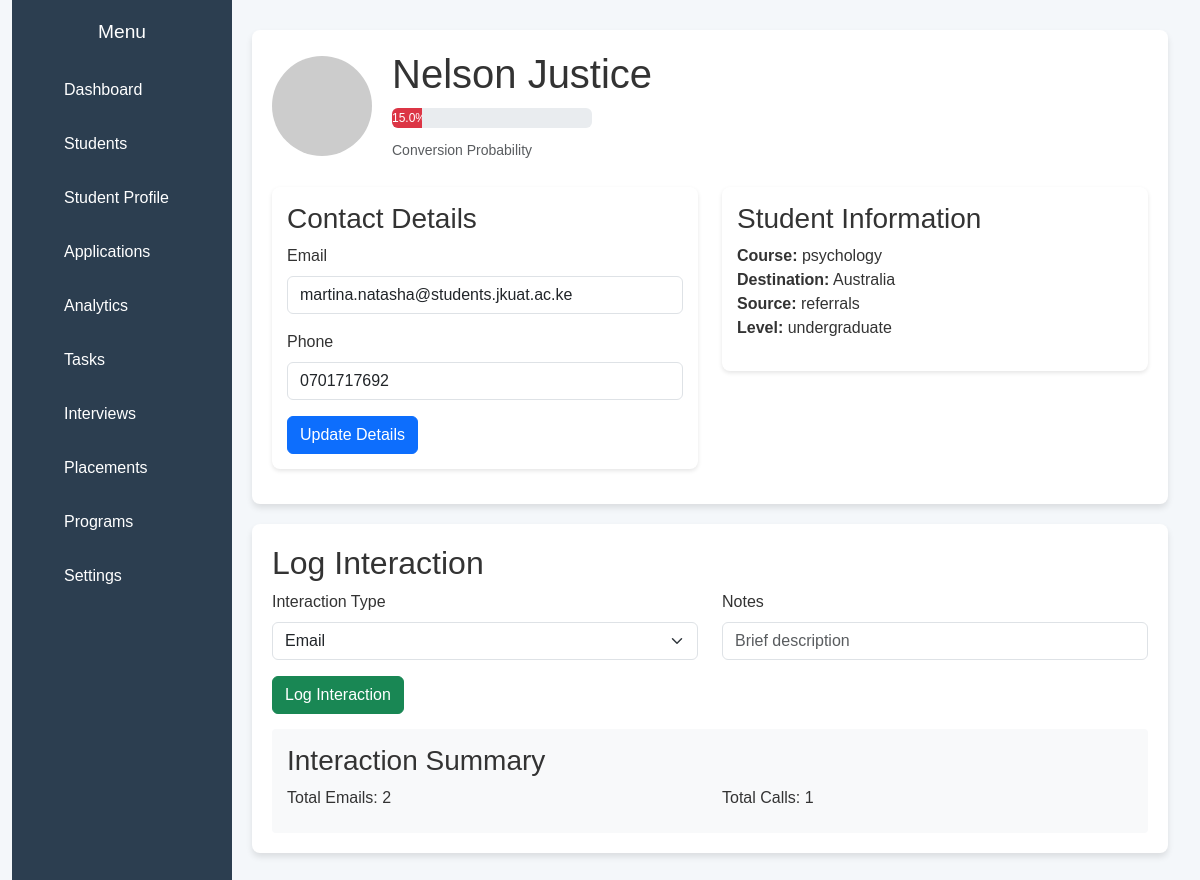
Page /student/Nelson Justice on the committed database.
### tables this page shows
CREATE TABLE students (
            id INTEGER PRIMARY KEY AUTOINCREMENT,
            name TEXT NOT NULL,
            source TEXT NOT NULL,
            response TEXT NOT NULL,
            destination TEXT NOT NULL,
            course_of_study TEXT NOT NULL,
            level_of_study TEXT NOT NULL,
            email TEXT,
            phone TEXT,
            created_at DATETIME,
            conversion_probability FLOAT,
            email_responses INTEGER DEFAULT 0,
            call_responses INTEGER DEFAULT 0
        );

### app.py (the view)
@app.route("/student/<name>")
def student_profile(name):
    student = get_student_by_name(name)
    if student:
        return render_template("profile.html", student=student, page="student_profile")
    return redirect(url_for('students'))

### app.py (called while the page is built)
@app.context_processor
def utility_processor():
    def is_active_page(page):
        return 'active' if request.endpoint == page else ''
    return dict(is_active_page=is_active_page)

### database.py (called while the page is built)
def get_student_by_name(name):
    conn = sqlite3.connect(DB_PATH)
    conn.row_factory = sqlite3.Row
    c = conn.cursor()
    c.execute('SELECT * FROM students WHERE name = ?', (name,))
    student = c.fetchone()
    conn.close()
    return dict(student) if student else None

### templates/profile.html (shortened to what this page needs)
<!DOCTYPE html>
<html lang="en">
<head>
    <link href="https://cdn.jsdelivr.net/npm/bootstrap@5.3.0/dist/css/bootstrap.min.css" rel="stylesheet">
</head>
<body>
    <div class="container">
        <nav class="sidebar">
            <h2>Menu</h2>
            <ul>
              <li><a href="/">Dashboard</a></li>
              <li><a href="/students">Students</a></li>
              <li><a href="/profile">Student Profile</a></li>
              <li><a href="/applications">Applications</a></li>
              <li><a href="/analytics">Analytics</a></li>
              <li><a href="/tasks">Tasks</a></li>
              <li><a href="/interviews">Interviews</a></li>
              <li><a href="/placements">Placements</a></li>
              <li><a href="/programs">Programs</a></li>
              <li><a href="/settings">Settings</a></li>
          </ul>
        </nav>
        <div class="content">
            <div class="profile-section">
                <div class="profile-header">
                    <img class="profile-img" src="https://via.placeholder.com/150" alt="{{ student.name }} Photo">
                    <div>
                        <h1>{{ student.name }}</h1>
                        <div class="conversion-probability">
                            <div class="progress" style="width: 200px;">
                                <div class="progress-bar {% if student.conversion_probability > 70 %}bg-success
                                                      {% elif student.conversion_probability > 40 %}bg-warning
                                                      {% else %}bg-danger{% endif %}"
                                     role="progressbar"
                                     style="width: {{ student.conversion_probability }}%">
                                    {{ student.conversion_probability }}%
                                </div>
                            </div>
                            <small class="text-muted">Conversion Probability</small>
                        </div>
                    </div>
                </div>
                <div class="row mt-4">
                    <div class="col-md-6">
                        <div class="stats-card">
                            <h3>Contact Details</h3>
                            <form action="{{ url_for('update_student_details', name=student.name) }}" method="POST">
                                <div class="mb-3">
                                    <label class="form-label">Email</label>
                                    <input type="email" class="form-control" name="email" value="{{ student.email or '' }}">
                                </div>
                                <div class="mb-3">
                                    <label class="form-label">Phone</label>
                                    <input type="tel" class="form-control" name="phone" value="{{ student.phone or '' }}">
                                </div>
                                <button type="submit" class="btn btn-primary">Update Details</button>
                            </form>
                        </div>
                    </div>
                    <div class="col-md-6">
                        <div class="stats-card">
                            <h3>Student Information</h3>
                            <ul class="list-unstyled">
                                <li><strong>Course:</strong> {{ student.course_of_study }}</li>
                                <li><strong>Destination:</strong> {{ student.destination }}</li>
                                <li><strong>Source:</strong> {{ student.source }}</li>
                                <li><strong>Level:</strong> {{ student.level_of_study }}</li>
                            </ul>
                        </div>
                    </div>
                </div>
            </div>
            <div class="profile-section">
                <h2>Log Interaction</h2>
                <form action="{{ url_for('log_interaction', name=student.name) }}" method="POST">
                    <div class="row">
                        <div class="col-md-6">
                            <div class="mb-3">
                                <label class="form-label">Interaction Type</label>
                                <select class="form-select" name="interaction_type" required>
                                    <option value="email">Email</option>
                                </select>
                            </div>
                        </div>
                        <div class="col-md-6">
                            <div class="mb-3">
                                <label class="form-label">Notes</label>
                                <input type="text" class="form-control" name="notes" placeholder="Brief description">
                            </div>
                        </div>
                    </div>
                    <button type="submit" class="btn btn-success">Log Interaction</button>
                </form>
                <div class="interaction-log">
                    <h3>Interaction Summary</h3>
                    <div class="row">
                        <div class="col-md-6">
                            <p class="mb-2">Total Emails: {{ student.email_responses }}</p>
                        </div>
                        <div class="col-md-6">
                            <p class="mb-2">Total Calls: {{ student.call_responses }}</p>
                        </div>
                    </div>
                </div>
            </div>
        </div>
    </div>
</body>
</html>

### templates/profile.html (style rules this page uses)
*, *::before, *::after { box-sizing: border-box; margin: 0; padding: 0; }
body { font-family: Arial, sans-serif; background-color: #f4f7fa; display: flex; min-height: 100vh; color: #333; }
.container { display: flex; width: 100%; max-width: 1200px; margin: auto; }
.sidebar { width: 220px; background-color: #2c3e50; padding-top: 20px; min-height: 100vh; color: #fff; }
.sidebar h2 { text-align: center; margin-bottom: 20px; font-size: 1.2em; }
.sidebar ul { list-style: none; }
.sidebar ul li a { display: block; padding: 15px 20px; text-decoration: none; color: #fff; transition: background-color 0.3s ease; }
.content { flex: 1; padding: 30px 20px; }
.profile-section { background-color: #fff; border-radius: 8px; padding: 20px; margin-bottom: 20px; box-shadow: 0 4px 6px rgba(0,0,0,0.1); }
.profile-header { display: flex; align-items: center; margin-bottom: 25px; }
.profile-img { width: 100px; height: 100px; border-radius: 50%; margin-right: 20px; object-fit: cover; }
.progress { height: 20px; margin: 10px 0; }
.interaction-log { background: #f8f9fa; padding: 15px; border-radius: 4px; margin-top: 15px; }
.stats-card { background: #fff; padding: 15px; border-radius: 8px; margin-bottom: 15px; box-shadow: 0 2px 4px rgba(0,0,0,0.1); }

### rows in the picture
students: name "Nelson Justice", conversion_probability "15.0", email "martina.natasha@students.jkuat.ac.ke", phone "0701717692", course_of_study "psychology", destination "Australia", source "referrals", level_of_study "undergraduate", email_responses "2", call_responses "1"
